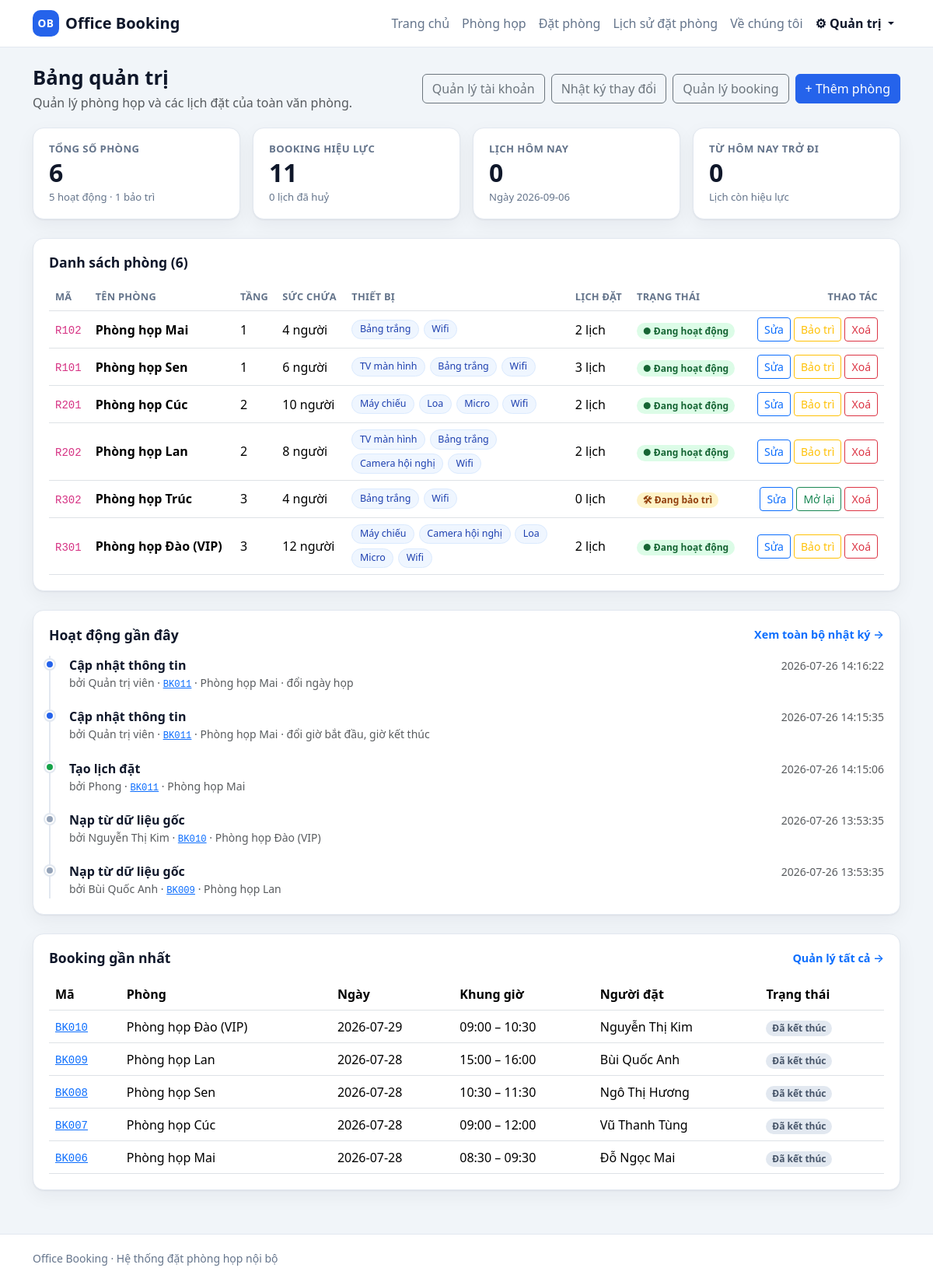
Page /admin (signed in) on the committed database.
### tables this page shows
CREATE TABLE rooms (
    id        TEXT PRIMARY KEY,
    name      TEXT    NOT NULL,
    floor     INTEGER NOT NULL,
    capacity  INTEGER NOT NULL,
    equipment TEXT    NOT NULL DEFAULT '[]',
    image     TEXT,
    status    TEXT    NOT NULL DEFAULT 'active'
);

CREATE TABLE booking_logs (
    id         INTEGER PRIMARY KEY AUTOINCREMENT,
    booking_id TEXT NOT NULL,
    action     TEXT NOT NULL,
    actor      TEXT NOT NULL,
    changes    TEXT NOT NULL DEFAULT '[]',
    created_at TEXT NOT NULL,
    FOREIGN KEY (booking_id) REFERENCES bookings (id)
);

CREATE TABLE bookings (
    id         TEXT PRIMARY KEY,
    room_id    TEXT NOT NULL,
    date       TEXT NOT NULL,
    start_time TEXT NOT NULL,
    end_time   TEXT NOT NULL,
    booked_by  TEXT NOT NULL,
    department TEXT NOT NULL,
    purpose    TEXT NOT NULL,
    created_at TEXT NOT NULL DEFAULT (datetime('now')), status TEXT NOT NULL DEFAULT 'active', cancelled_at TEXT, user_id TEXT,
    FOREIGN KEY (room_id) REFERENCES rooms (id)
);

### app.py (the view)
@app.route("/admin")
@admin_required
def admin_dashboard():
    return render_template(
        "admin/dashboard.html",
        stats=services.dashboard_stats(),
        rooms=services.rooms_with_stats(),
        recent=services.list_bookings(limit=5),
        activity=services.list_activity_logs(limit=5),
    )

### app.py (called while the page is built)
@app.context_processor
def inject_globals():
    return {
        "today": date_cls.today().isoformat(),
        "app_name": "Office Booking",
        "is_admin": session.get("is_admin", False),
        "current_user": session.get("user"),
        "csrf_token": _csrf_token,
        "booking_min_time": f"{services.BOOKING_MIN_HOUR:02d}:00",
        "booking_max_time": f"{services.BOOKING_MAX_HOUR:02d}:00",
    }

def _csrf_token():
    if "csrf_token" not in session:
        session["csrf_token"] = secrets.token_urlsafe(32)
    return session["csrf_token"]

def admin_required(view):
    @wraps(view)
    def wrapper(*args, **kwargs):
        if not session.get("is_admin"):
            flash("Vui lòng đăng nhập để vào trang quản trị.", "error")
            return redirect(url_for("admin_login", next=request.path))
        if request.method == "POST":
            _check_csrf()
        return view(*args, **kwargs)
    return wrapper

### database.py (called while the page is built)
def get_connection():
    conn = sqlite3.connect(DB_PATH, timeout=10)
    conn.row_factory = sqlite3.Row
    conn.execute("PRAGMA foreign_keys = ON")
    return conn

### services.py (called while the page is built)
def room_to_dict(row):
    try:
        equipment = json.loads(row["equipment"] or "[]")
    except (TypeError, ValueError):
        equipment = []
    return {
        "id": row["id"],
        "name": row["name"],
        "floor": row["floor"],
        "capacity": row["capacity"],
        "equipment": equipment,
        "image": row["image"],
        "status": row["status"],
        "status_label": STATUS_LABELS.get(row["status"], row["status"]),
        "bookable": row["status"] == "active",
    }

def booking_state(date_str, start_time, end_time, now=None):
    now = now or datetime.now()
    try:
        start = datetime.strptime(f"{date_str} {start_time}", "%Y-%m-%d %H:%M")
        end = datetime.strptime(f"{date_str} {end_time}", "%Y-%m-%d %H:%M")
    except ValueError:
        return "upcoming"
    if now < start:
        return "upcoming"
    if now < end:
        return "ongoing"
    return "finished"

### templates/admin/dashboard.html (shortened to what this page needs)
{% extends "base.html" %}
{% from "_macros.html" import status_badge, state_badge, empty_state %}
{% block content %}
<div class="page-head">
  <div>
    <h1>Bảng quản trị</h1>
    <p class="text-muted mb-0">Quản lý phòng họp và các lịch đặt của toàn văn phòng.</p>
  </div>
  <div class="d-flex gap-2 flex-wrap">
    <a class="btn btn-outline-secondary" href="{{ url_for('admin_users') }}">Quản lý tài khoản</a>
    <a class="btn btn-outline-secondary" href="{{ url_for('admin_logs') }}">Nhật ký thay đổi</a>
    <a class="btn btn-outline-secondary" href="{{ url_for('admin_bookings') }}">Quản lý booking</a>
    <a class="btn btn-primary" href="{{ url_for('admin_room_new') }}">+ Thêm phòng</a>
  </div>
</div>
<section class="row g-3 mb-4">
  <div class="col-6 col-lg-3">
    <div class="stat-card">
      <span class="stat-label">Tổng số phòng</span>
      <span class="stat-value">{{ stats.total_rooms }}</span>
      <span class="stat-hint">{{ stats.active_rooms }} hoạt động · {{ stats.maintenance_rooms }} bảo trì</span>
    </div>
  </div>
  <div class="col-6 col-lg-3">
    <div class="stat-card">
      <span class="stat-label">Booking hiệu lực</span>
      <span class="stat-value">{{ stats.total_bookings }}</span>
      <span class="stat-hint">{{ stats.cancelled_bookings }} lịch đã huỷ</span>
    </div>
  </div>
  <div class="col-6 col-lg-3">
    <div class="stat-card">
      <span class="stat-label">Lịch hôm nay</span>
      <span class="stat-value">{{ stats.today_bookings }}</span>
      <span class="stat-hint">Ngày {{ stats.today }}</span>
    </div>
  </div>
  <div class="col-6 col-lg-3">
    <div class="stat-card">
      <span class="stat-label">Từ hôm nay trở đi</span>
      <span class="stat-value">{{ stats.upcoming_count }}</span>
      <span class="stat-hint">Lịch còn hiệu lực</span>
    </div>
  </div>
</section>
<section class="panel mb-4">
  <div class="panel-head">
    <h2>Danh sách phòng ({{ rooms | length }})</h2>
  </div>
  <div class="table-responsive">
    <table class="table align-middle mb-0 admin-table">
      <thead>
        <tr>
          <th>Mã</th><th>Tên phòng</th><th>Tầng</th><th>Sức chứa</th>
          <th>Thiết bị</th><th>Lịch đặt</th><th>Trạng thái</th><th class="text-end">Thao tác</th>
        </tr>
      </thead>
      <tbody>
        {% for room in rooms %}
          <tr>
            <td><code>{{ room.id }}</code></td>
            <td class="fw-semibold">{{ room.name }}</td>
            <td>{{ room.floor }}</td>
            <td>{{ room.capacity }} người</td>
            <td>
              <div class="room-equipment">
                {% for item in room.equipment %}<span class="chip">{{ item }}</span>
                {% else %}<span class="text-muted small">—</span>{% endfor %}
              </div>
            </td>
            <td>
              {{ room.booking_count }} lịch
            </td>
            <td>{{ status_badge(room) }}</td>
            <td>
              <div class="d-flex gap-1 justify-content-end flex-wrap">
                <a class="btn btn-sm btn-outline-primary"
                   href="{{ url_for('admin_room_edit', room_id=room.id) }}">Sửa</a>
                <form method="post" action="{{ url_for('admin_room_status', room_id=room.id) }}">
                  {% if room.status == 'active' %}
                    <button class="btn btn-sm btn-outline-warning"
                            >Bảo trì</button>
                  {% else %}
                    <button class="btn btn-sm btn-outline-success">Mở lại</button>
                  {% endif %}
                </form>
                <form method="post" action="{{ url_for('admin_room_delete', room_id=room.id) }}">
                  <button class="btn btn-sm btn-outline-danger"
                          data-confirm="Xoá vĩnh viễn phòng {{ room.name }}?"
                          {% if room.booking_count %}
                            title="Phòng đã có lịch đặt, hãy chuyển sang bảo trì thay vì xoá"
                          {% endif %}>Xoá</button>
                </form>
              </div>
            </td>
          </tr>
        {% endfor %}
      </tbody>
    </table>
  </div>
</section>
<section class="panel mb-4">
  <div class="panel-head">
    <h2>Hoạt động gần đây</h2>
    <a class="link-more" href="{{ url_for('admin_logs') }}">Xem toàn bộ nhật ký →</a>
  </div>
  {% if activity %}
    <ol class="timeline">
      {% for log in activity %}
        <li class="timeline-item timeline-{{ log.action }}">
          <div class="timeline-head">
            <strong>{{ log.action_label }}</strong>
            <time class="text-muted small">{{ log.created_at }}</time>
          </div>
          <div class="text-muted small mb-0">
            bởi {{ log.actor }} ·
            <a href="{{ url_for('admin_logs', booking_id=log.booking_id) }}">
              <code>{{ log.booking_id }}</code></a>
            {% if log.room_name %} · {{ log.room_name }}{% endif %}
            {% if log.changes %}
              · đổi {{ log.changes | map(attribute='label') | join(', ') | lower }}
            {% endif %}
          </div>
        </li>
      {% endfor %}
    </ol>
  {% else %}
    {{ empty_state('Chưa có hoạt động nào', 'Hệ thống chưa ghi nhận thao tác nào.', '🕘') }}
  {% endif %}
</section>
<section class="panel">
  <div class="panel-head">
    <h2>Booking gần nhất</h2>
    <a class="link-more" href="{{ url_for('admin_bookings') }}">Quản lý tất cả →</a>
  </div>
  {% if recent %}
    <div class="table-responsive">
      <table class="table align-middle mb-0">
        <thead>
          <tr><th>Mã</th><th>Phòng</th><th>Ngày</th><th>Khung giờ</th>
              <th>Người đặt</th><th>Trạng thái</th></tr>
        </thead>
        <tbody>
          {% for bk in recent %}
            <tr class="{% if bk.status == 'cancelled' %}row-cancelled{% endif %}">
              <td>
                <a href="{{ url_for('booking_detail', booking_id=bk.id) }}"><code>{{ bk.id }}</code></a>
              </td>
              <td>{{ bk.room_name }}</td>
              <td>{{ bk.date }}</td>
              <td class="text-nowrap">{{ bk.start_time }} – {{ bk.end_time }}</td>
              <td>{{ bk.booked_by }}</td>
              <td>{{ state_badge(bk) }}</td>
            </tr>
          {% endfor %}
        </tbody>
      </table>
    </div>
  {% else %}
    {{ empty_state('Chưa có booking nào', 'Hệ thống chưa ghi nhận lịch đặt phòng.', '📋') }}
  {% endif %}
</section>
{% endblock %}

### templates/_macros.html (shortened to what this page needs)
{% macro status_badge(room) -%}
  {% if room.status == 'active' %}
    <span class="badge badge-active">● {{ room.status_label }}</span>
  {% elif room.status == 'maintenance' %}
    <span class="badge badge-maintenance">🛠 {{ room.status_label }}</span>
  {% else %}
    <span class="badge badge-inactive">{{ room.status_label }}</span>
  {% endif %}
{%- endmacro %}
{% macro state_badge(booking) -%}
  <span class="badge badge-{{ booking.state }}">{{ booking.state_label }}</span>
{%- endmacro %}

### static/css/style.css (style rules this page uses)
:root { --ob-primary: #2563eb; --ob-primary-dark: #1d4ed8; --ob-ink: #0f172a; --ob-muted: #64748b; --ob-surface: #ffffff; --ob-bg: #f1f5f9; --ob-border: #e2e8f0; --ob-radius: 14px; --ob-shadow: 0 1px 2px rgba(15, 23, 42, .06), 0 8px 24px rgba(15, 23, 42, .05); }
body { background: var(--ob-bg); color: var(--ob-ink); font-family: system-ui, -apple-system, "Segoe UI", Roboto, "Helvetica Neue", Arial, sans-serif; display: flex; flex-direction: column; min-height: 100vh; }
.btn-primary { --bs-btn-bg: var(--ob-primary); --bs-btn-border-color: var(--ob-primary); --bs-btn-hover-bg: var(--ob-primary-dark); --bs-btn-hover-border-color: var(--ob-primary-dark); }
.page-head { display: flex; flex-wrap: wrap; gap: 1rem; align-items: center; justify-content: space-between; margin-bottom: 1.25rem; }
.page-head h1 { font-size: 1.6rem; font-weight: 700; margin-bottom: .25rem; }
.panel { background: var(--ob-surface); border: 1px solid var(--ob-border); border-radius: var(--ob-radius); box-shadow: var(--ob-shadow); padding: 1.25rem; }
.panel-head { display: flex; align-items: center; justify-content: space-between; gap: 1rem; margin-bottom: 1rem; }
.panel-head h2 { font-size: 1.1rem; font-weight: 700; margin: 0; }
.link-more { text-decoration: none; font-weight: 600; font-size: .9rem; }
.stat-card { background: var(--ob-surface); border: 1px solid var(--ob-border); border-radius: var(--ob-radius); box-shadow: var(--ob-shadow); padding: 1.1rem 1.25rem; height: 100%; display: flex; flex-direction: column; gap: .15rem; }
.stat-label { color: var(--ob-muted); font-size: .82rem; font-weight: 600; text-transform: uppercase; letter-spacing: .03em; }
.stat-value { font-size: 2rem; font-weight: 700; line-height: 1.15; }
.stat-hint { color: var(--ob-muted); font-size: .82rem; }
.room-equipment { display: flex; flex-wrap: wrap; gap: .35rem; margin-top: auto; }
.chip { background: #eff6ff; color: #1e40af; border: 1px solid #dbeafe; border-radius: 999px; padding: .15rem .6rem; font-size: .78rem; }
.badge { font-weight: 600; padding: .35em .65em; border-radius: 999px; }
.badge-active { background: #dcfce7; color: #166534; }
.badge-maintenance { background: #fef3c7; color: #92400e; }
.badge-finished { background: #e2e8f0; color: #475569; }
.admin-table th { font-size: .8rem; text-transform: uppercase; letter-spacing: .02em; color: var(--ob-muted); white-space: nowrap; }
.admin-table .room-equipment { max-width: 260px; }
.admin-table form { display: inline; margin: 0; }
.timeline { list-style: none; margin: 0; padding: 0 0 0 1.5rem; border-left: 2px solid var(--ob-border); }
.timeline-item { position: relative; padding: 0 0 1.25rem; }
.timeline-item:last-child { padding-bottom: 0; }
.timeline-item::before { content: ""; position: absolute; left: -1.95rem; top: .3rem; width: 12px; height: 12px; border-radius: 50%; background: var(--ob-muted); border: 2px solid var(--ob-surface); box-shadow: 0 0 0 2px var(--ob-border); }
.timeline-created::before { background: #16a34a; }
.timeline-updated::before { background: var(--ob-primary); }
.timeline-imported::before { background: #94a3b8; }
.timeline-head { display: flex; flex-wrap: wrap; gap: .5rem; align-items: baseline; justify-content: space-between; }

### rows in the picture
rooms: id "R102", name "Phòng họp Mai", floor "1", capacity "4", equipment "Bảng trắng" "Wifi", booking_count "2", status_label "Đang hoạt động", status "Bảo trì"
rooms: id "R101", name "Phòng họp Sen", floor "1", capacity "6", equipment "TV màn hình" "Bảng trắng" "Wifi", booking_count "3", status_label "Đang hoạt động", status "Bảo trì"
rooms: id "R201", name "Phòng họp Cúc", floor "2", capacity "10", equipment "Máy chiếu" "Loa" "Micro" "Wifi", booking_count "2", status_label "Đang hoạt động", status "Bảo trì"
rooms: id "R202", name "Phòng họp Lan", floor "2", capacity "8", equipment "TV màn hình" "Bảng trắng" "Camera hội nghị" "Wifi", booking_count "2", status_label "Đang hoạt động", status "Bảo trì"
rooms: id "R302", name "Phòng họp Trúc", floor "3", capacity "4", equipment "Bảng trắng" "Wifi", booking_count "0", status_label "Đang bảo trì", status "Mở lại"
rooms: id "R301", name "Phòng họp Đào (VIP)", floor "3", capacity "12", equipment "Máy chiếu" "Camera hội nghị" "Loa" "Micro" "Wifi", booking_count "2", status_label "Đang hoạt động", status "Bảo trì"
booking_logs: action_label "Cập nhật thông tin", created_at "2026-07-26 14:16:22", actor "Quản trị viên", booking_id "BK011", room_name "Phòng họp Mai", changes|map "ngày họp"
booking_logs: action_label "Cập nhật thông tin", created_at "2026-07-26 14:15:35", actor "Quản trị viên", booking_id "BK011", room_name "Phòng họp Mai", changes|map "giờ bắt đầu, giờ kết thúc"
booking_logs: action_label "Tạo lịch đặt", created_at "2026-07-26 14:15:06", actor "Phong", booking_id "BK011", room_name "Phòng họp Mai"
booking_logs: action_label "Nạp từ dữ liệu gốc", created_at "2026-07-26 13:53:35", actor "Nguyễn Thị Kim", booking_id "BK010", room_name "Phòng họp Đào (VIP)"
booking_logs: action_label "Nạp từ dữ liệu gốc", created_at "2026-07-26 13:53:35", actor "Bùi Quốc Anh", booking_id "BK009", room_name "Phòng họp Lan"
bookings: id "BK010", room_name "Phòng họp Đào (VIP)", date "2026-07-29", start_time "09:00", end_time "10:30", booked_by "Nguyễn Thị Kim", state_label "Đã kết thúc"
bookings: id "BK009", room_name "Phòng họp Lan", date "2026-07-28", start_time "15:00", end_time "16:00", booked_by "Bùi Quốc Anh", state_label "Đã kết thúc"
bookings: id "BK008", room_name "Phòng họp Sen", date "2026-07-28", start_time "10:30", end_time "11:30", booked_by "Ngô Thị Hương", state_label "Đã kết thúc"
bookings: id "BK007", room_name "Phòng họp Cúc", date "2026-07-28", start_time "09:00", end_time "12:00", booked_by "Vũ Thanh Tùng", state_label "Đã kết thúc"
bookings: id "BK006", room_name "Phòng họp Mai", date "2026-07-28", start_time "08:30", end_time "09:30", booked_by "Đỗ Ngọc Mai", state_label "Đã kết thúc"

### other values in the picture
{{ app_name }} "Office Booking"
{{ stats.total_rooms }} "6"
{{ stats.active_rooms }} "5"
{{ stats.maintenance_rooms }} "1"
{{ stats.total_bookings }} "11"
{{ stats.cancelled_bookings }} "0"
{{ stats.today_bookings }} "0"
{{ stats.today }} "2026-09-06"
{{ stats.upcoming_count }} "0"
{{ rooms | length }} "6"
